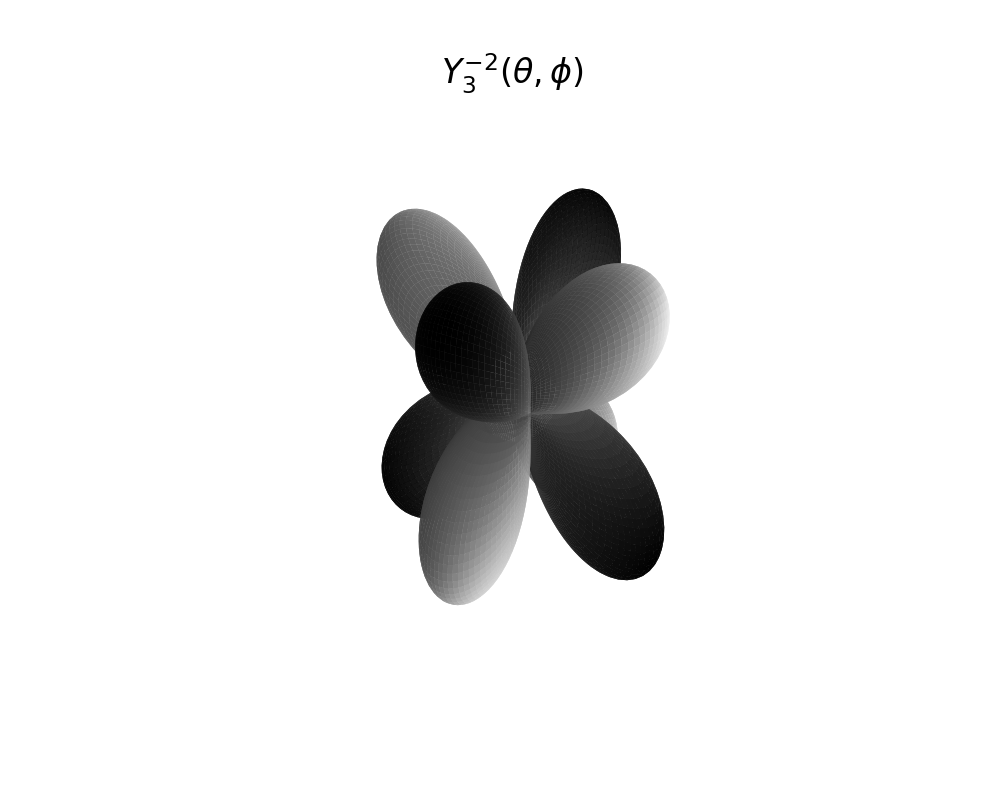

Recreate this plot in Python.
import numpy as np
import matplotlib.pyplot as plt
from scipy.special import sph_harm
from mpl_toolkits.mplot3d import Axes3D

# Set quantum numbers
l = 3
m = -2

# Validate input
if abs(m) > l:
    raise ValueError("Invalid input: |m| must be ≤ l.")

# Grid in spherical coordinates
theta = np.linspace(0, 2 * np.pi, 200)   # azimuthal angle
phi = np.linspace(0, np.pi, 100)         # polar angle
theta, phi = np.meshgrid(theta, phi)

# Compute spherical harmonic Y_l^m
Y_lm = sph_harm(m, l, theta, phi)

# Use the real part for visualization
Y_real = Y_lm.real

# Normalize to [0.2, 1.0] radius to ensure visibility for l=0,m=0
r_min = 0.2
r_max = 1.0
r = r_min + (np.abs(Y_real) - np.min(np.abs(Y_real))) / (
    np.max(np.abs(Y_real)) - np.min(np.abs(Y_real)) + 1e-9) * (r_max - r_min)

# Convert to Cartesian coordinates
x = r * np.sin(phi) * np.cos(theta)
y = r * np.sin(phi) * np.sin(theta)
z = r * np.cos(phi)

# Plotting
fig = plt.figure(figsize=(10, 8))
ax = fig.add_subplot(111, projection='3d')

# Plot surface with color mapped to real part
surf = ax.plot_surface(
    x, y, z,
#uncomment the line below and coment the following if you want vivid colors instead of gray scale 
#    facecolors=plt.cm.viridis((Y_real - Y_real.min()) / (Y_real.max() - Y_real.min() + 1e-9)),
	facecolors=plt.cm.gray((Y_real - Y_real.min()) / (Y_real.max() - Y_real.min() + 1e-9)),
    rstride=1, cstride=1,
    antialiased=True, linewidth=0
)

# Titles and layout
ax.set_title(f"$Y_{{{l}}}^{{{m}}}(\\theta, \\phi)$", fontsize=24)
ax.set_axis_off()
ax.set_box_aspect([1, 1, 1])

plt.show()
